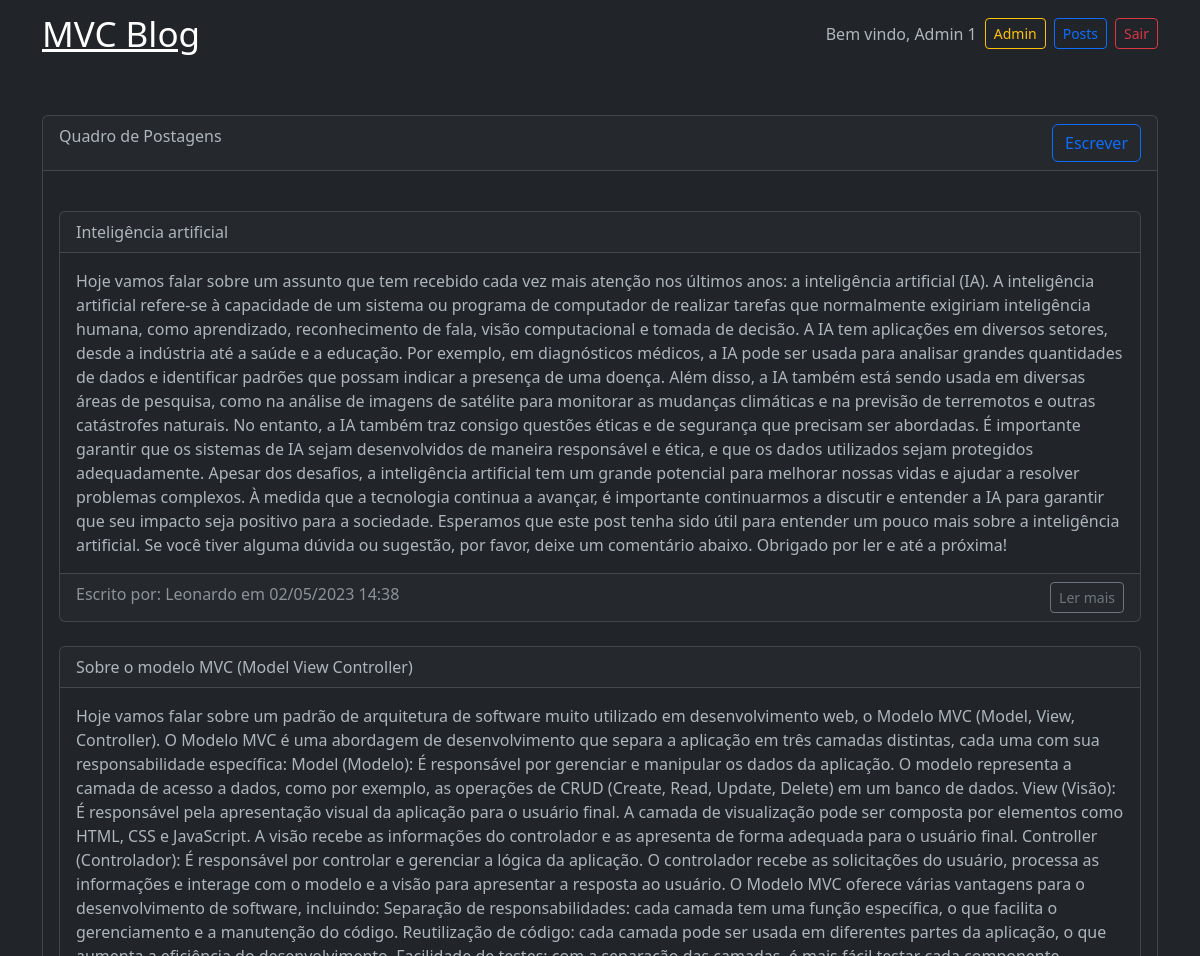
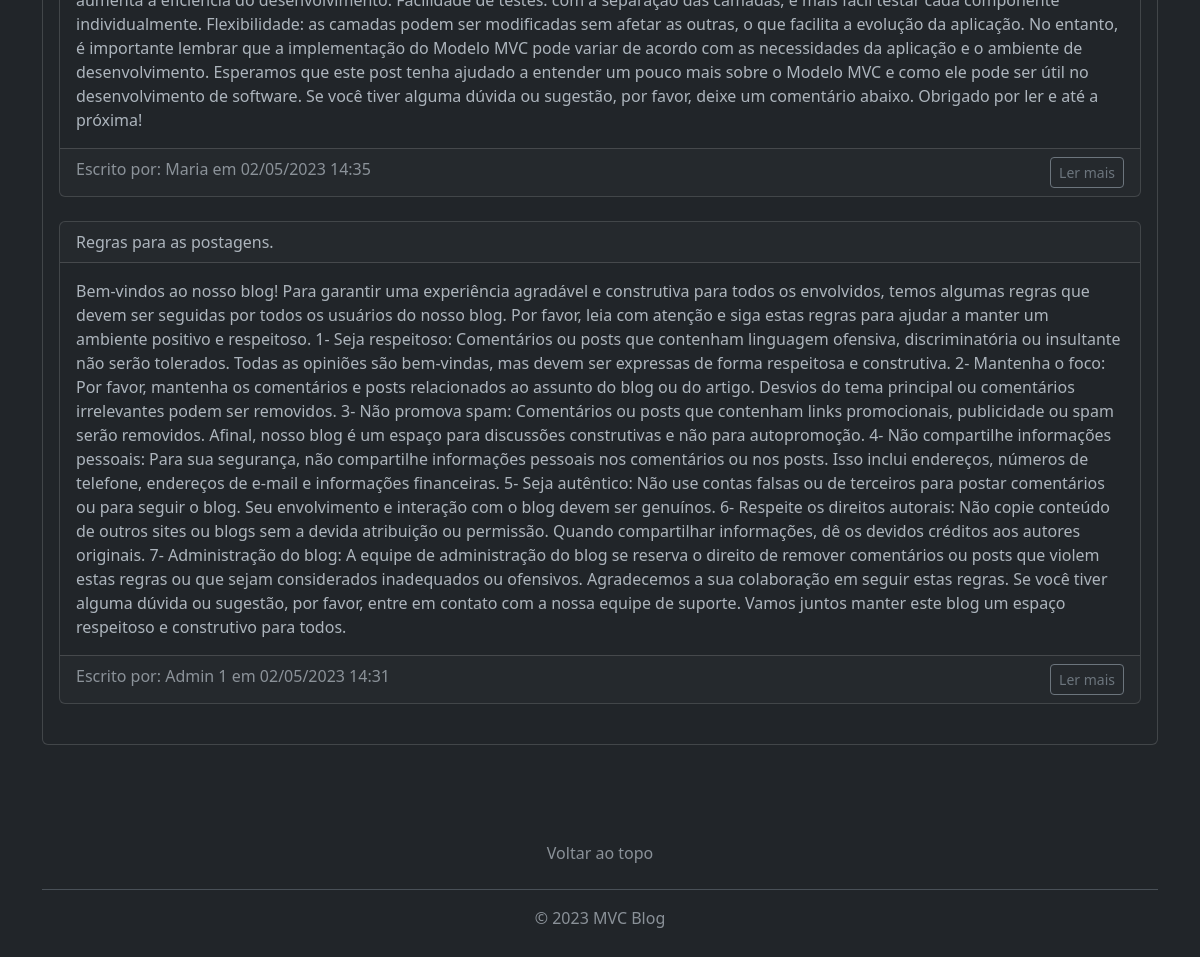
The page /posts (signed in) on the database its author committed (2 pictures, top to bottom).
### tables this page shows
CREATE TABLE IF NOT EXISTS `posts` (
  `id` int NOT NULL AUTO_INCREMENT,
  `usuario` int NOT NULL DEFAULT '0',
  `titulo` varchar(255) NOT NULL DEFAULT '',
  `conteudo` text NOT NULL,
  `created_at` timestamp NOT NULL DEFAULT CURRENT_TIMESTAMP,
  PRIMARY KEY (`id`)
);

CREATE TABLE IF NOT EXISTS `usuario` (
  `id` int NOT NULL AUTO_INCREMENT,
  `nome` varchar(255) NOT NULL,
  `email` varchar(255) NOT NULL,
  `senha` varchar(255) NOT NULL,
  `permissao` int NOT NULL DEFAULT '0',
  `created_at` timestamp NOT NULL DEFAULT CURRENT_TIMESTAMP,
  PRIMARY KEY (`id`)
);

### app/controllers/Posts.php (called while the page is built, shortened)
<?php
class Posts extends Controller
{
    public function __construct()
    {
        $this->postModel = $this->model('Post');
    }
    public function index()
    {
        $data = [
            'posts' => $this->postModel->getAllPosts()
        ];
        $this->view('posts/index', $data);
    }
}

### app/libraries/Router.php (called while the page is built, shortened)
<?php
class Router
{
    private $metodo = 'index';
    public function __construct()
    {
        $url = $this->url() ? $this->url() : [0];
        if (file_exists('../app/controllers/' . ucwords($url[0]) . '.php')) {
            unset($url[0]);
        }
        $this->controlador = new $this->controlador;
        $this->parametros = $url ? array_values($url) : [];
        call_user_func_array([$this->controlador, $this->metodo], $this->parametros);
    }
    private function url()
    {
        $url = filter_input(INPUT_GET, 'url', FILTER_SANITIZE_URL);
        if (isset($url)) {
            $url = trim(rtrim($url));
            $url = explode('/', $url);
            return $url;
        }
    }
}

### app/libraries/Database.php (called while the page is built, shortened)
<?php
class Database
{
    private $host = 'localhost';
    private $username = 'root';
    private $password = '1234';
    private $db = 'mvcblog';
    private $port = '3306';
    private $dbh;
    private $stmt;
    public function __construct()
    {
        $dsn = 'mysql:host=' . $this->host . ';port=' . $this->port . ';dbname=' . $this->db;
        $options = [
            PDO::ATTR_PERSISTENT => TRUE,
            PDO::ATTR_ERRMODE => PDO::ERRMODE_EXCEPTION
        ];
        try {
            $this->dbh = new PDO($dsn, $this->username, $this->password, $options);
        } catch (PDOException $e) {
            print "Error: " . $e->getMessage() . "<br/>";
            die();
        }
    }
    public function query($sql)
    {
        $this->stmt = $this->dbh->prepare($sql);
    }
    public function execute()
    {
        return $this->stmt->execute();
    }
    public function resultArray()
    {
        $this->execute();
        return $this->stmt->fetchAll(PDO::FETCH_OBJ);
    }
}

### app/models/Post.php (called while the page is built, shortened)
<?php
class Post
{
    private $db;
    public function __construct()
    {
        $this->db = new Database();
    }
    public function getAllPosts()
    {
        $this->db->query("SELECT *,
        posts.id as postId,
        posts.created_at as postData,
        usuario.id as usuarioId,
        usuario.created_at as usuarioData
        FROM posts
        INNER JOIN usuario ON posts.usuario = usuario.id
        ORDER BY postData DESC");
        return $this->db->resultArray();
    }
}

### app/autoload.php (called while the page is built, shortened)
<?php
spl_autoload_register(function ($class) {
    $dirs = [
        'libraries',
        'helpers'
    ];
    foreach ($dirs as $dir) {
        $path = __DIR__ . DIRECTORY_SEPARATOR . $dir . DIRECTORY_SEPARATOR . $class . '.php';
    }
});

### app/helpers/Validation.php (called while the page is built, shortened)
<?php
class Validation
{
    public static function formatDate($date)
    {
        return date('d/m/Y H:i', strtotime($date));
    }
}

### app/views/posts/index.php (the view, shortened to what this page needs)
<div class="container py-5">
    <div class="card">
        <div class="card-header">
            <div>
                Quadro de Postagens
                <a href="<?= URL ?>/posts/cadastrar" class="btn btn-outline-primary float-end">Escrever</a>
            </div>
        </div>
        <div class="card-body">
            <?php foreach ($data['posts'] as $post) { ?>
                <div class="card my-4">
                    <div class="card-header">
                        <?= $post->titulo ?>
                    </div>
                    <div class="card-body">
                        <p class="card-text">
                            <?= $post->conteudo ?>
                        </p>
                    </div>
                    <div class="card-footer text-muted">
                        Escrito por:
                        <?= $post->nome ?> em
                        <?= Validation::formatDate($post->postData) ?>
                        <a href="<?= URL . '/posts/show/' . $post->postId ?>"
                            class="btn btn-sm btn-outline-secondary float-end">Ler mais</a>
                    </div>
                </div>
            <?php } ?>
        </div>
    </div>
</div>

### rows shown on the page
posts: titulo "Inteligência artificial", conteudo "Hoje vamos falar sobre um assunto que tem recebido cada vez mais atenção nos últimos anos: a inteligência artificial (IA). A inteligência artificial refere-se à capacidade de um sistema ou programa de computador de realizar tarefas que normalmente exigiriam inteligência humana, como aprendizado, reconhecimento de fala, visão computacional e tomada de decisão. A IA tem aplicações em diversos setores, desde a indústria até a saúde e a educação. Por exemplo, em diagnósticos médicos, a IA pode ser usada para analisar grandes quantidades de dados e identificar padrões que possam indicar a presença de uma doença. Além disso, a IA também está sendo usada em diversas áreas de pesquisa, como na…", usuario.nome "Leonardo", created_at "02/05/2023 14:38"
posts: titulo "Sobre o modelo MVC (Model View Controller)", conteudo "Hoje vamos falar sobre um padrão de arquitetura de software muito utilizado em desenvolvimento web, o Modelo MVC (Model, View, Controller). O Modelo MVC é uma abordagem de desenvolvimento que separa a aplicação em três camadas distintas, cada uma com sua responsabilidade específica: Model (Modelo): É responsável por gerenciar e manipular os dados da aplicação. O modelo representa a camada de acesso a dados, como por exemplo, as operações de CRUD (Create, Read, Update, Delete) em um banco de dados. View (Visão): É responsável pela apresentação visual da aplicação para o usuário final. A camada de visualização pode ser composta por elementos como HTML, CSS e JavaScript. A visão recebe as…", usuario.nome "Maria", created_at "02/05/2023 14:35"
posts: titulo "Regras para as postagens.", conteudo "Bem-vindos ao nosso blog! Para garantir uma experiência agradável e construtiva para todos os envolvidos, temos algumas regras que devem ser seguidas por todos os usuários do nosso blog. Por favor, leia com atenção e siga estas regras para ajudar a manter um ambiente positivo e respeitoso. 1- Seja respeitoso: Comentários ou posts que contenham linguagem ofensiva, discriminatória ou insultante não serão tolerados. Todas as opiniões são bem-vindas, mas devem ser expressas de forma respeitosa e construtiva. 2- Mantenha o foco: Por favor, mantenha os comentários e posts relacionados ao assunto do blog ou do artigo. Desvios do tema principal ou comentários irrelevantes podem ser removidos. 3-…", usuario.nome "Admin 1", created_at "02/05/2023 14:31"

### other values the page prints
$_SESSION['user_name'] "Admin 1"
